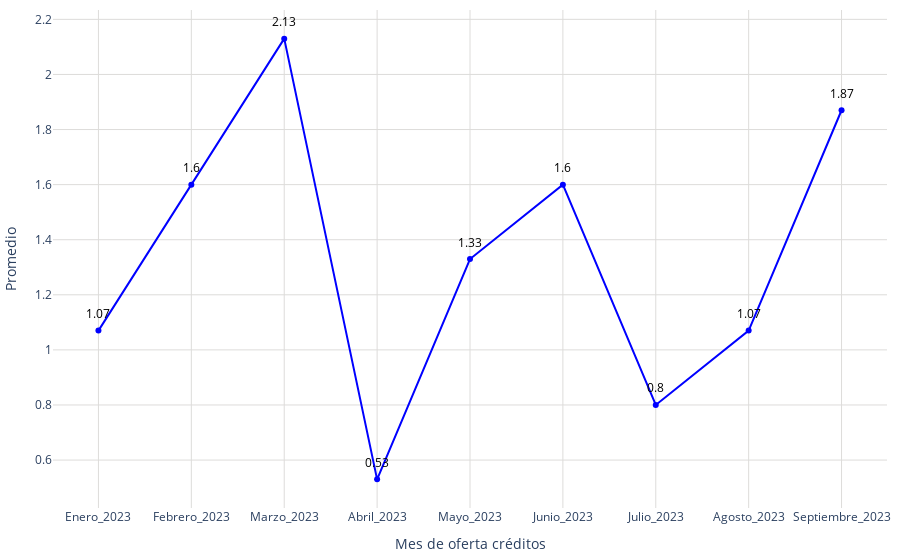

The code cell stored with this chart in its notebook:
### Code cell
# Obtener los datos
promedio = conteo_2023['promedio_creditos']
meses = conteo_2023['mes']

# Crear figura
fig = go.Figure()
fig.add_trace(go.Scatter(
    x=meses,
    y=promedio,
    mode='markers+lines',
    marker=dict(color='blue'),
))
# Agregar anotaciones para mostrar los valores encima de los puntos
for mes, dia in zip(meses, promedio):
    fig.add_annotation(
        x=mes,
        y=dia,
        text=str(dia),  # Texto que se mostrará (el valor del día)
        showarrow=False,  # No mostrar la flecha
        font=dict(color='black', size=12),  # Estilo del texto
        xshift=0,  # Desplazamiento horizontal del texto
        yshift=17,  # Desplazamiento vertical del texto
        textangle=0  # Ángulo del texto
    )
# Actualizar diseño
fig.update_layout(
    #title='Meses de oferta',
    xaxis_title='Mes de oferta créditos',
    yaxis_title='Promedio',
    xaxis=dict(gridcolor='#dddcda', tickmode='array', tickvals=list(range(len(meses))), ticktext=meses),
    yaxis=dict(gridcolor='#dddcda', gridwidth=1),
    plot_bgcolor='rgba(0,0,0,0)',
    margin=dict(l=10, r=10, t=10, b=10),  # Ajusta los márgenes (left, right, top, bottom)   
)

# Exportar gráfica como archivo HTML
def guardar_grafico_como_html(fig, nombre_archivo, carpeta='assets/graficas'):
    # Crear la carpeta si no existe
    if not os.path.exists(carpeta):
        os.makedirs(carpeta)
    
    # Gráfica como archivo HTML en la carpeta especificada
    pio.write_html(fig, f'{carpeta}/{nombre_archivo}.html')

guardar_grafico_como_html(fig, 'g_scatt_MonthSupply', carpeta='assets/graficas')
fig.show()

### Figure 1 — Plotly figure (JSON) as saved in the notebook; plotly's stock layout.template omitted (floating-point values rounded to 4 significant figures)
{"data": [{"marker": {"color": "blue"}, "mode": "markers+lines", "type": "scatter", "x": ["Enero_2023", "Febrero_2023", "Marzo_2023", "Abril_2023", "Mayo_2023", "Junio_2023", "Julio_2023", "Agosto_2023", "Septiembre_2023"], "y": [1.07, 1.6, 2.13, 0.53, 1.33, 1.6, 0.8, 1.07, 1.87]}], "layout": {"annotations": [{"font": {"color": "black", "size": 12}, "showarrow": false, "text": "1.07", "textangle": 0, "x": "Enero_2023", "xshift": 0, "y": 1.07, "yshift": 17}, {"font": {"color": "black", "size": 12}, "showarrow": false, "text": "1.6", "textangle": 0, "x": "Febrero_2023", "xshift": 0, "y": 1.6, "yshift": 17}, {"font": {"color": "black", "size": 12}, "showarrow": false, "text": "2.13", "textangle": 0, "x": "Marzo_2023", "xshift": 0, "y": 2.13, "yshift": 17}, {"font": {"color": "black", "size": 12}, "showarrow": false, "text": "0.53", "textangle": 0, "x": "Abril_2023", "xshift": 0, "y": 0.53, "yshift": 17}, {"font": {"color": "black", "size": 12}, "showarrow": false, "text": "1.33", "textangle": 0, "x": "Mayo_2023", "xshift": 0, "y": 1.33, "yshift": 17}, {"font": {"color": "black", "size": 12}, "showarrow": false, "text": "1.6", "textangle": 0, "x": "Junio_2023", "xshift": 0, "y": 1.6, "yshift": 17}, {"font": {"color": "black", "size": 12}, "showarrow": false, "text": "0.8", "textangle": 0, "x": "Julio_2023", "xshift": 0, "y": 0.8, "yshift": 17}, {"font": {"color": "black", "size": 12}, "showarrow": false, "text": "1.07", "textangle": 0, "x": "Agosto_2023", "xshift": 0, "y": 1.07, "yshift": 17}, {"font": {"color": "black", "size": 12}, "showarrow": false, "text": "1.87", "textangle": 0, "x": "Septiembre_2023", "xshift": 0, "y": 1.87, "yshift": 17}], "margin": {"b": 10, "l": 10, "r": 10, "t": 10}, "plot_bgcolor": "rgba(0,0,0,0)", "xaxis": {"gridcolor": "#dddcda", "tickmode": "array", "ticktext": ["Enero_2023", "Febrero_2023", "Marzo_2023", "Abril_2023", "Mayo_2023", "Junio_2023", "Julio_2023", "Agosto_2023", "Septiembre_2023"], "tickvals": [0, 1, 2, 3, 4, 5, 6, 7, 8], "title": {"text": "Mes de oferta créditos"}}, "yaxis": {"gridcolor": "#dddcda", "gridwidth": 1, "title": {"text": "Promedio"}}}}
